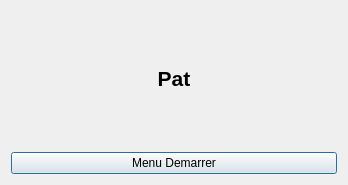
<?xml version="1.0" encoding="UTF-8"?>
<ui version="4.0">
 <class>DialogPat</class>
 <widget class="QDialog" name="DialogPat">
  <property name="geometry">
   <rect>
    <x>0</x>
    <y>0</y>
    <width>348</width>
    <height>185</height>
   </rect>
  </property>
  <property name="minimumSize">
   <size>
    <width>348</width>
    <height>185</height>
   </size>
  </property>
  <property name="maximumSize">
   <size>
    <width>348</width>
    <height>185</height>
   </size>
  </property>
  <property name="windowTitle">
   <string>Dialog</string>
  </property>
  <layout class="QVBoxLayout" name="verticalLayout">
   <item>
    <widget class="QLabel" name="label">
     <property name="text">
      <string>&lt;html&gt;&lt;head/&gt;&lt;body&gt;&lt;p align=&quot;center&quot;&gt;&lt;span style=&quot; font-size:16pt; font-weight:600;&quot;&gt;Pat&lt;/span&gt;&lt;/p&gt;&lt;/body&gt;&lt;/html&gt;</string>
     </property>
     <property name="scaledContents">
      <bool>true</bool>
     </property>
     <property name="alignment">
      <set>Qt::AlignCenter</set>
     </property>
    </widget>
   </item>
   <item>
    <widget class="QPushButton" name="pushButton">
     <property name="text">
      <string>Menu Demarrer</string>
     </property>
    </widget>
   </item>
  </layout>
 </widget>
 <resources/>
 <connections>
  <connection>
   <sender>pushButton</sender>
   <signal>clicked()</signal>
   <receiver>DialogPat</receiver>
   <slot>close()</slot>
   <hints>
    <hint type="sourcelabel">
     <x>173</x>
     <y>165</y>
    </hint>
    <hint type="destinationlabel">
     <x>173</x>
     <y>92</y>
    </hint>
   </hints>
  </connection>
 </connections>
</ui>
